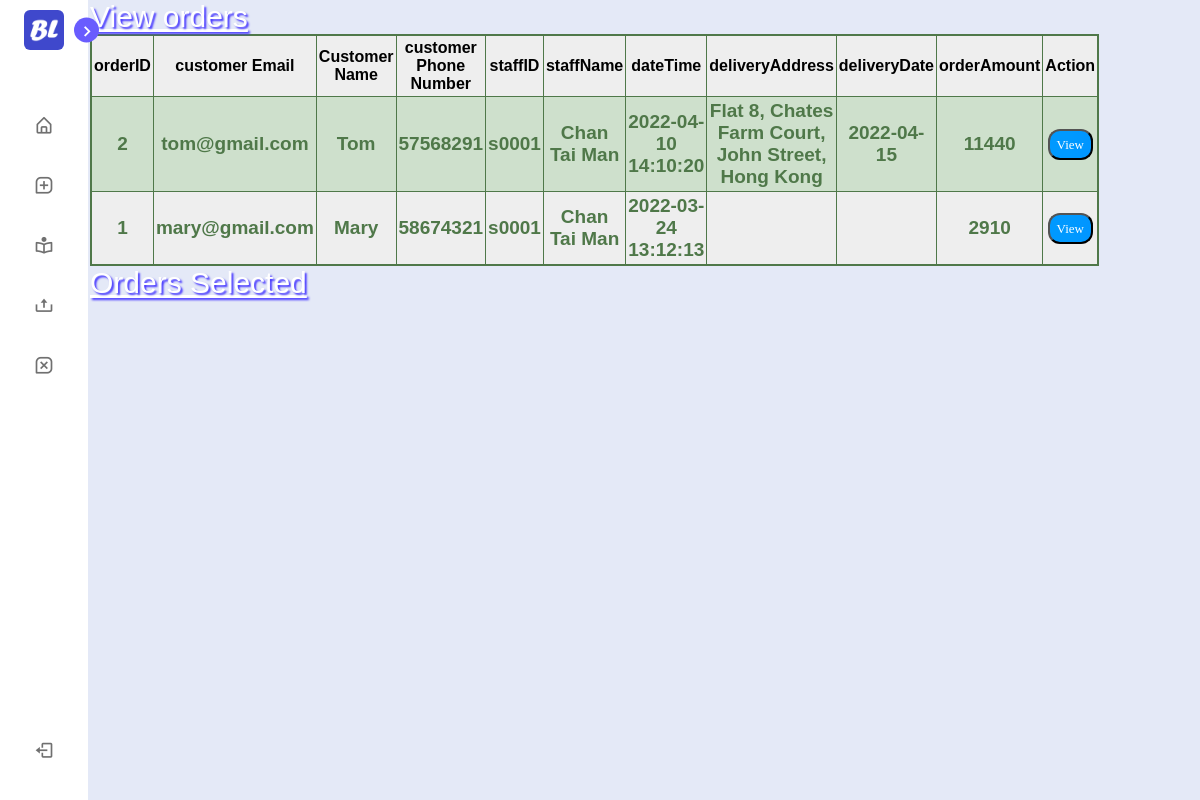
The page /SalessystemVieworders.php (signed in) on the database its author committed.
### tables this page shows
CREATE TABLE `orders` (
  `orderID` varchar(255) NOT NULL,
  `customerEmail` varchar(50) NOT NULL,
  `staffID` varchar(50) NOT NULL,
  `dateTime` timestamp NOT NULL DEFAULT CURRENT_TIMESTAMP ON UPDATE CURRENT_TIMESTAMP,
  `deliveryAddress` varchar(255) DEFAULT NULL,
  `deliveryDate` date DEFAULT NULL,
  `orderAmount` double NOT NULL
);

CREATE TABLE `customer` (
  `customerEmail` varchar(50) NOT NULL,
  `customerName` varchar(100) NOT NULL,
  `phoneNumber` varchar(255) DEFAULT NULL
);

### SalessystemVieworders.php (the view, shortened to what this page needs)
<?php
$conn = getDBconnection();
?>
<!DOCTYPE html>
<html lang="en">
<head>
    <link rel="stylesheet" href="css/Salessystemstyle.css">
    <link href='https://unpkg.com/boxicons@2.1.1/css/boxicons.min.css' rel='stylesheet'>
</head>
<body>
    <nav class="sidebar close">
        <header>
            <div class="image-text">
                <span class="image">
                    <img src="img/logo.png" alt="">
                </span>
            </div>
            <i class='bx bx-chevron-right toggle'></i>
        </header>
        <div class="menu-bar">
            <div class="menu">
                <ul class="menu-links">
                    <li class="nav-link">
                        <a href="Salessystemhome.php">
                            <i class='bx bx-home-alt icon' ></i>
                        </a>
                    </li>
                    <li class="nav-link">
                        <a href="SalessystemPlaceorders.php">
                            <i class='bx bx-message-square-add icon' ></i>
                        </a>
                    </li>
                    <li class="nav-link">
                        <a href="SalessystemVieworders.php">
                            <i class='bx bx-book-reader icon'></i>
                        </a>
                    </li>
                    <li class="nav-link">
                        <a href="SalessystemUpdateorder.php">
                            <i class='bx bx-upload icon' ></i>
                        </a>
                    </li>
                    <li class="nav-link">
                        <a href="SalessystemDeleteorder.php">
                            <i class='bx bx-message-square-x icon' ></i>
                        </a>
                    </li>
                </ul>
            </div>
            <div class="bottom-content">
                <li class="">
                    <a href="logOut.php">
                        <i class='bx bx-log-out icon' ></i>
                    </a>
                </li>
            </div>
        </div>
    </nav>
    <section class="home">
        <div class="title-text">View orders</div>
        <table  border='1' cellpadding='0'>
            <tr>
            <th>orderID</th>
            <th>customer Email</th>
            <th>Customer Name</th>
            <th>customer Phone Number</th>
            <th>staffID</th>
            <th>staffName</th>
            <th>dateTime</th>
            <th>deliveryAddress</th>
            <th>deliveryDate</th>
            <th>orderAmount</th>
            <th>Action</th>
            </tr>
            <?php
            $Staff=$_SESSION['staffID'];
            $query ="select O.orderID, O.customerEmail, C.customerName, C.phoneNumber ,O.staffID,O.dateTime,O.dateTime,O.deliveryAddress ,O.deliveryDate,O.orderAmount from orders O,customer C WHERE O.customerEmail = C.customerEmail and O.staffID = '$Staff' ORDER BY `C`.`customerName` DESC, `O`.`orderID` DESC;";
            $result = mysqli_query($conn,$query);
            while($row = mysqli_fetch_array($result)){?>
            <div>
            <form method="post" action="SalessystemVieworders.php?id=<?=$row['orderID']?>">
            <tr>
            <td><?=$row['orderID'];?></td>
            <td><?=$row['customerEmail'];?></td>
            <td><?=$row['customerName'];?></td>
            <td><?=$row['phoneNumber'];?></td>
            <td><?=$row['staffID'];?></td>
            <td><?=$_SESSION['staffName'];?></td>
            <td><?=$row['dateTime'];?></td>
            <td><?=$row['deliveryAddress'];?></td>
            <td><?=$row['deliveryDate'];?></td>
            <td><?=$row['orderAmount'];?></td>
            <td><input type="submit" name="View" class="btn" value="View"></td>
            </tr>
            </form>
            </div>
            <?php   }
            ?>
        </table>
            <div>
            <div class="title-text">Orders Selected</div>
            </div>
    </section>
</body>
</html>

### css/Salessystemstyle.css (style rules this page uses)
* { margin: 0; padding: 0; box-sizing: border-box; font-family: 'Poppins', sans-serif; }
:root { --body-color: #E4E9F7; --sidebar-color: #FFF; --primary-color: #695CFE; --primary-color-light: #F6F5FF; --toggle-color: #DDD; --text-color: #707070; --tran-03: all 0.2s ease; --tran-03: all 0.3s ease; --tran-04: all 0.3s ease; --tran-05: all 0.3s ease; }
body { min-height: 100vh; background-color: var(--body-color); transition: var(--tran-05); }
.sidebar { position: fixed; top: 0; left: 0; height: 100%; width: 250px; padding: 10px 14px; background: var(--sidebar-color); transition: var(--tran-05); z-index: 100; }
.sidebar.close { width: 88px; }
.sidebar li { height: 50px; list-style: none; display: flex; align-items: center; margin-top: 10px; }
.sidebar header .image, .sidebar .icon { min-width: 60px; border-radius: 6px; }
.sidebar .icon { min-width: 60px; border-radius: 6px; height: 100%; display: flex; align-items: center; justify-content: center; font-size: 20px; }
.sidebar .text, .sidebar .icon { color: var(--text-color); transition: var(--tran-03); }
.sidebar header { position: relative; }
.sidebar header .image-text { display: flex; align-items: center; }
.sidebar header .image { display: flex; align-items: center; justify-content: center; }
.sidebar header .image img { width: 40px; border-radius: 6px; }
.sidebar header .toggle { position: absolute; top: 50%; right: -25px; transform: translateY(-50%) rotate(180deg); height: 25px; width: 25px; background-color: var(--primary-color); color: var(--sidebar-color); border-radius: 50%; display: flex; align-items: center; justify-content: center; font-size: 22px; cursor: pointer; transition: var(--tran-05); }
.sidebar.close .toggle { transform: translateY(-50%) rotate(0deg); }
.sidebar .menu { margin-top: 40px; }
.sidebar li a { list-style: none; height: 100%; background-color: transparent; display: flex; align-items: center; height: 100%; width: 100%; border-radius: 6px; text-decoration: none; transition: var(--tran-03); }
.sidebar .menu-bar { height: calc(100% - 55px); display: flex; flex-direction: column; justify-content: space-between; overflow-y: scroll; }
.home { position: absolute; top: 0; top: 0; left: 250px; height: 100vh; width: calc(100% - 250px); background-color: var(--body-color); transition: var(--tran-05); }
.sidebar.close ~ .home { left: 90px; height: 100vh; width: calc(100% - 90px); }
table { font-family: "Comic Sans MS", cursive, sans-serif; border: 2px solid #4F7849; background-color: #EEEEEE; width: 100%; text-align: center; border-collapse: collapse; }
table td, table th { border: 1px solid #4F7849; padding: 3px 2px; }
table tbody td { font-size: 19px; font-weight: bold; color: #4F7849; }
table tr:nth-child(even) { background: #CEE0CC; }
.btn { color: rgb(255, 255, 255); font-size: 13px; line-height: 13px; padding: 7px; border-radius: 12px; font-family: Georgia, serif; font-weight: normal; text-decoration: none; font-style: normal; font-variant: normal; text-transform: none; background-image: linear-gradient(to right, #0099ff 0%, #0099ff 50%, #0095ff 100%); }
.title-text { color: rgb(255, 255, 255); text-shadow: 2px 2px 2px #4536FF; --darkreader-inline-color:#d1cfcc; --darkreader-inline-bgcolor:#222627; text-decoration:underline; font-size: 30px; }
@media only screen and (min-width: 600px) and (max-width: 1200px) { table { font-family: "Comic Sans MS", cursive, sans-serif; border: 2px solid #4F7849; background-color: #EEEEEE; width: 75%; text-align: center; border-collapse: collapse; } }

### rows shown on the page
orders: orderID "2", customerEmail "tom@gmail.com", customerEmail.customerName "Tom", customerEmail.phoneNumber "57568291", staffID "s0001", dateTime "2022-04-10 14:10:20", deliveryAddress "Flat 8, Chates Farm Court, John Street, Hong Kong", deliveryDate "2022-04-15", orderAmount "11440"
orders: orderID "1", customerEmail "mary@gmail.com", customerEmail.customerName "Mary", customerEmail.phoneNumber "58674321", staffID "s0001", dateTime "2022-03-24 13:12:13", orderAmount "2910"
